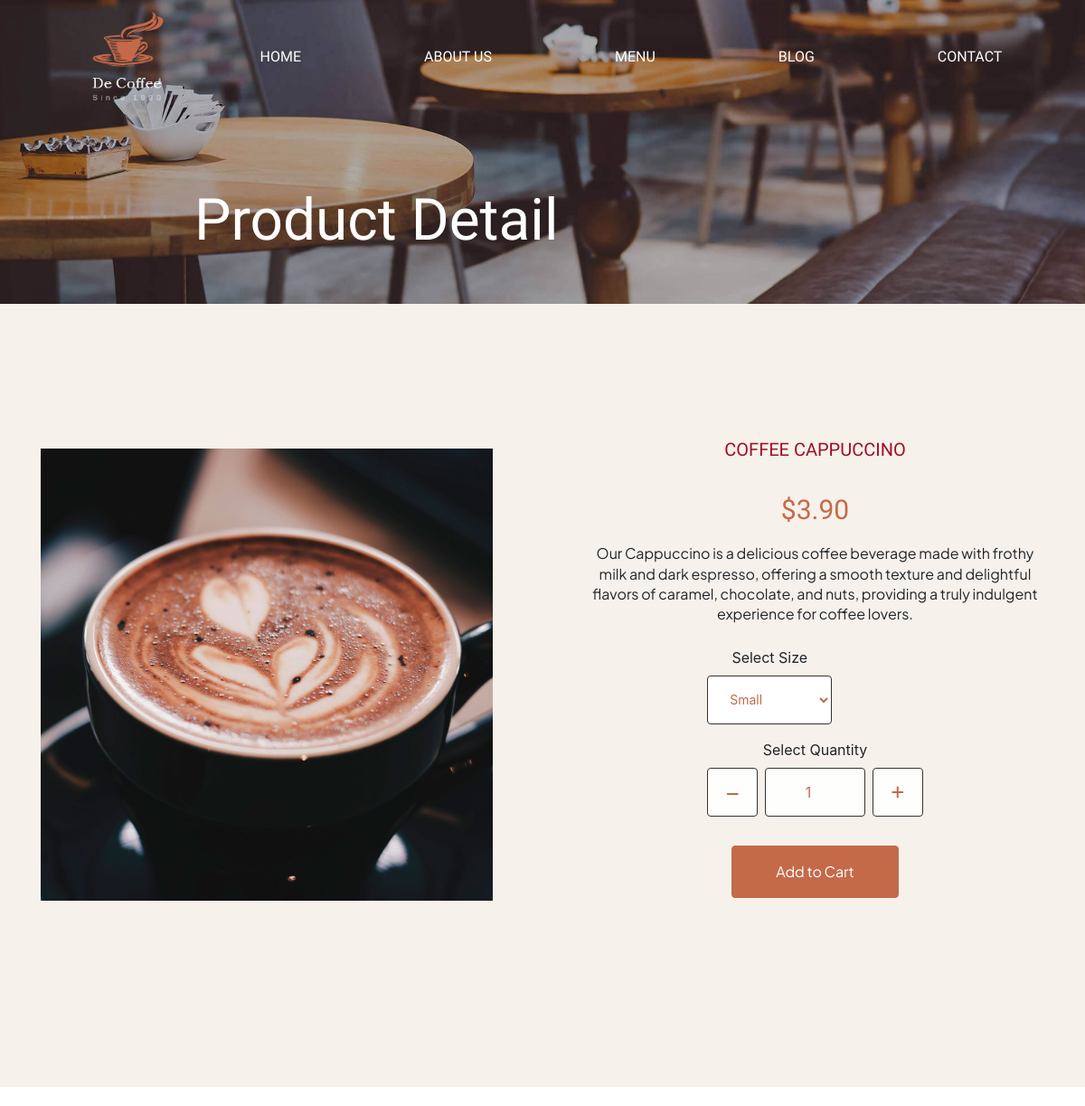
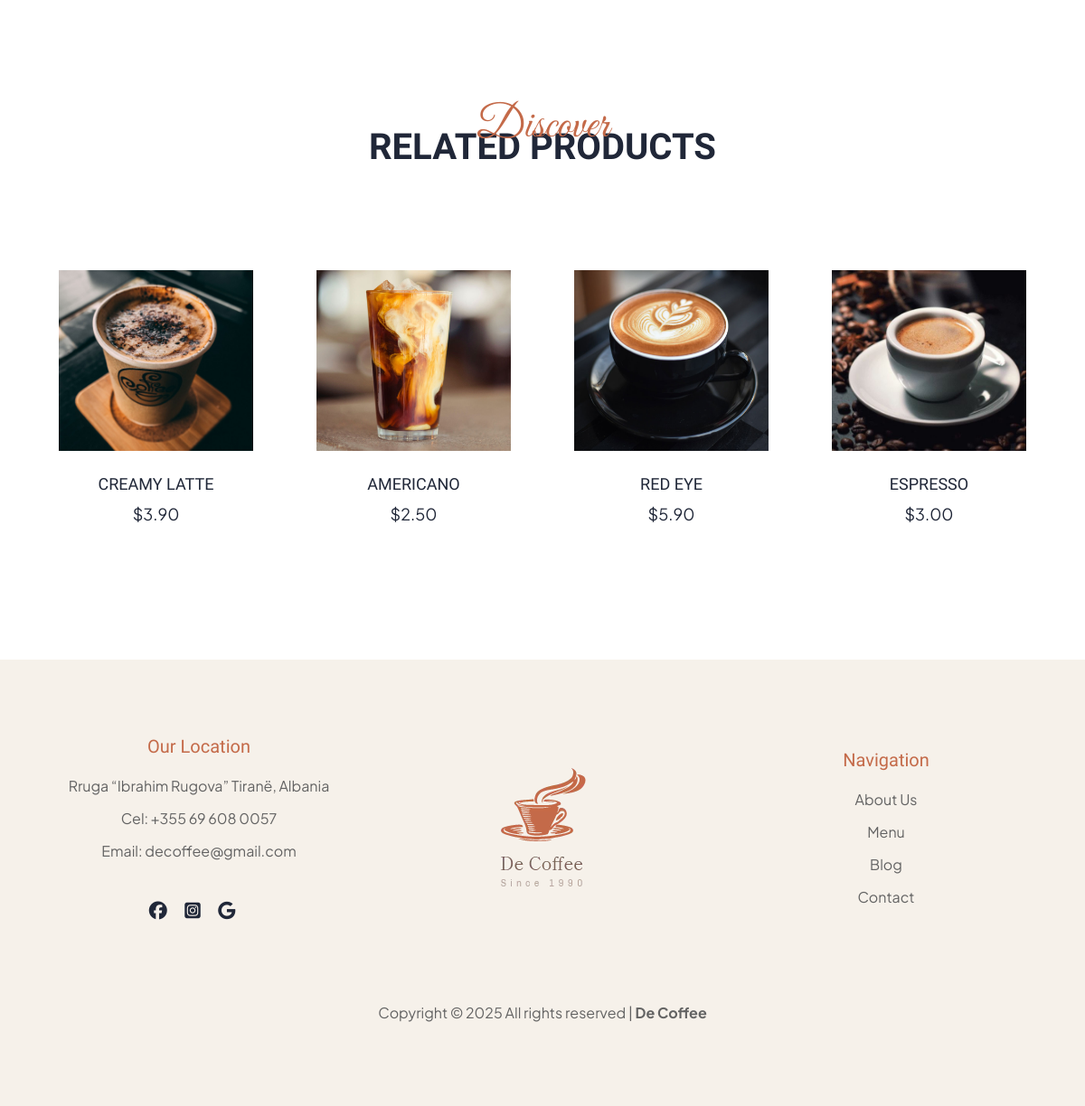
/product/Coffee Cappuccino/, run on the app's committed database (2 pictures, top to bottom).
### app1/models.py (models this page shows, shortened)
class Product(models.Model):
    name = models.CharField(max_length=100)
    image = models.ImageField(upload_to='products/')
    price = models.DecimalField(max_digits=10, decimal_places=2)
    description = models.TextField(blank=True)
    category = models.ForeignKey(Category, on_delete=models.CASCADE, null=True, blank=True)

### app1/views.py (the view)
# urls.py: path('product/<str:name>/', views.productDetail, name='product_detail'),  # Correct view reference for dynamic product pages.
def productDetail(request, name):
    product_info = get_object_or_404(Product, name=name)
    related_products = Product.objects.filter(category=product_info.category).exclude(id=product_info.id)[:4]  # Limit to 4 related products
    context = {"productInfo": product_info,
                "related_products": related_products
               }  # Pass the product info to the template
    return render(request, 'product.html', context)

### app1/templates/product.html (shortened to what this page needs)
{% load static %}
<!DOCTYPE html>
<html lang="en">
    <head>
        <link rel="stylesheet" href="{% static 'app1/test.css' %}">
        <link href="https://stackpath.bootstrapcdn.com/bootstrap/4.5.2/css/bootstrap.min.css" rel="stylesheet">
        <link rel="stylesheet" href="https://cdnjs.cloudflare.com/ajax/libs/font-awesome/6.6.0/css/all.min.css"/>
    </head>
    <body>
        <header>
            <div class="header-area">
                <div class=" image-container container-fluid">
                    <nav class="navbar navbar-expand-sm navbar-light">
                        <a class="navbar-brand" href="{% url 'index' %}">
                            <img class="image" src="{% static 'app1/images/logo (1).png' %}" alt="Logo" width="80" height="100">
                        </a>
                        <div class="collapse navbar-collapse" id="navbarNav">
                            <ul class="navbar-nav ml-auto">
                                <li class="nav-item">
                                    <a class="nav-link" href="{% url 'index' %}">Home</a>
                                </li>
                                <li class="nav-item">
                                    <a class="nav-link" href="{% url 'about' %}">About Us</a>
                                </li>
                                <li class="nav-item">
                                    <a class="nav-link" href="{% url 'menu' %}">Menu</a>
                                </li>
                                <li class="nav-item">
                                    <a class="nav-link" href="{% url 'blog' %}">Blog</a>
                                </li>
                                <li class="nav-item">
                                    <a class="nav-link" href="{% url 'contact' %}">Contact </a>
                                </li>
                            </ul>
                        </div>
                    </nav>
                    <div class="hero-caption text-white text-left">
                        <h2>Product Detail</h2>
                    </div>
                </div>
            </div>
        </header>
        <section class="section1">
            <div class="container menu-entry">
                <div class="row">
                    <div class="col-lg-6 mb-5 mt-5 animate fadeInUp animated">
                        <img id="product-image" class="img-fluid" src="{{productInfo.image.url}}">
                    </div>
                    <div class="col-lg-6 product-details pl-md-5 animate fadeInUp animated">
                        <p id="product-name" class="like-h3 related-coffees-header">{{productInfo.name}}</p>
                        <p class="price" id="product-price"><span>${{productInfo.price}}</span></p>
                        <p class="description" id="product-description">{{productInfo.description}}</p>
                        <div class="row mt-4">
                            <div class="col-md-6" id="product-size">
                                <div class="form-group d-flex">
                                    <div class="select-wrap">
                                        <label for="select-coffee-size">Select Size</label>
                                        <select name="" id="select-coffee-size" class="form-control">
                                            <option value="">Small</option>
                                        </select>
                                    </div>
                                </div>
                            </div>
                            <div class="input-group col-md-6 d-flex mb-3" id="quantity-input">
                                <label for="quantity">Select Quantity</label>
                                <span class="input-group-btn mr-2">
                                    <button type="button" class="quantity-left-minus btn" data-type="minus" data-field>
                                        <i class="fa-solid fa-minus"></i>
                                    </button>
                                </span>
                                <input type="number" id="quantity" name="quantity" class="form-control input-number" value="1" min="1" max="100" step="1">
                                <span class="input-group-btn ml-2">
                                    <button type="button" class="quantity-right-plus btn" aria-label="Add one product instance to card" data-type="plus" data-field="">
                                      <i class="fa-solid fa-plus" alt="plus"></i>
                                    </button>
                                  </span>
                            </div>
                        </div>
                        <p><a id="add-product" class="btn btn-primary py-3 px-5" aria-label="Add Capuccino to your cart">Add to Cart</a></p>
                    </div>
                </div>
            </div>
        </section>
        <section class="bs-section related-products-section">
            <div class="container">
                <div class="row justify-content-center mb-5 pb-3">
                    <div class="col-md-7 heading-section text-center">
                        <span class="subheading">Discover</span>
                        <h2 class="mb-4">Related products</h2>
                    </div>
                </div>
                <div class="row g-4">
                    {% for product in related_products %}
                    <div class="col-md-3">
                        <div class="menu-entry2">
                            <img src="{{ product.image.url }}" alt="{{ product.name }}">
                            <div class="text text-center pt-4">
                                <h3>{{ product.name }}</h3>
                                <p class="price"><span>${{ product.price }}</span></p>
                            </div>
                        </div>
                    </div>
                    {% endfor %}
                </div>
            </div>
        </section>
        <footer>
            <div class="footer-wrapper gray-bg">
                <div class="footer-area footer-padding">
                    <div class="container">
                        <div class="row justify-content-between align-items-center">
                            <div class="col-lg-4 sm-text-center">
                                <div class="footer-title text-center mb-50">
                                    <h4>Our Location</h4>
                                    <ul>
                                        <li><a href="#">Rruga “Ibrahim Rugova” Tiranë, Albania</a></li>
                                        <li><a href="#">Cel: +355 69 608 0057</a></li>
                                        <li><a href="#">Email: decoffee@gmail.com</a></li>
                                        <div class="footer-social pt-30">
                                            <a href="#"><i class="fa-brands fa-facebook fa-lg"></i></a>
                                            <a href="#"><i class="fa-brands fa-square-instagram fa-lg"></i></a>
                                            <a href="#"><i class="fa-brands fa-google fa-lg"></i></a>
                                        </div>
                                    </ul>
                                </div>
                            </div>
                            <div class="col-lg-4 sm-text-center">
                                <div class="single-footer-caption mb-50">
                                    <div class="single-footer-caption text-center mb-20">
                                        <div class="footer-logo mb-15">
                                            <a href="{% url 'index' %}"><img src="{% static 'app1/images/logo2_footer.png' %}" alt=""></a>
                                        </div>
                                    </div>
                                </div>
                            </div>
                            <div class="col-lg-4 sm-text-center">
                                <div class="footer-title text-center mb-50">
                                    <h4>Navigation</h4>
                                    <ul>
                                        <li>
                                            <a href="{% url 'about' %}">About Us</a>
                                        </li>
                                        <li>
                                            <a href="{% url 'menu' %}">Menu</a>
                                        </li>
                                        <li>
                                            <a href="{% url 'blog' %}">Blog</a>
                                        </li>
                                        <li>
                                            <a href="{% url 'contact' %}">Contact</a>
                                        </li>
                                    </ul>
                                </div>
                            </div>
                        </div>
                    </div>
                </div>
                <div class="row">
                    <div class="col-md-12 text-center">
                        <p><span>Copyright © </span><script>document.write(new Date().getFullYear());</script><span> All rights reserved |<strong> De Coffee</strong></span></p>
                    </div>
                </div>
            </div>
        </footer>
    </body>
</html>

### data on the page
Product: image (picture), name "COFFEE CAPPUCCINO", price "3.90", description "Our Cappuccino is a delicious coffee beverage made with frothy milk and dark espresso, offering a smooth texture and delightful flavors of caramel, chocolate, and nuts, providing a truly indulgent experience for coffee lovers."
Product: image (picture), name "CREAMY LATTE", price "3.90"
Product: image (picture), name "AMERICANO", price "2.50"
Product: image (picture), name "RED EYE", price "5.90"
Product: image (picture), name "ESPRESSO", price "3.00"
